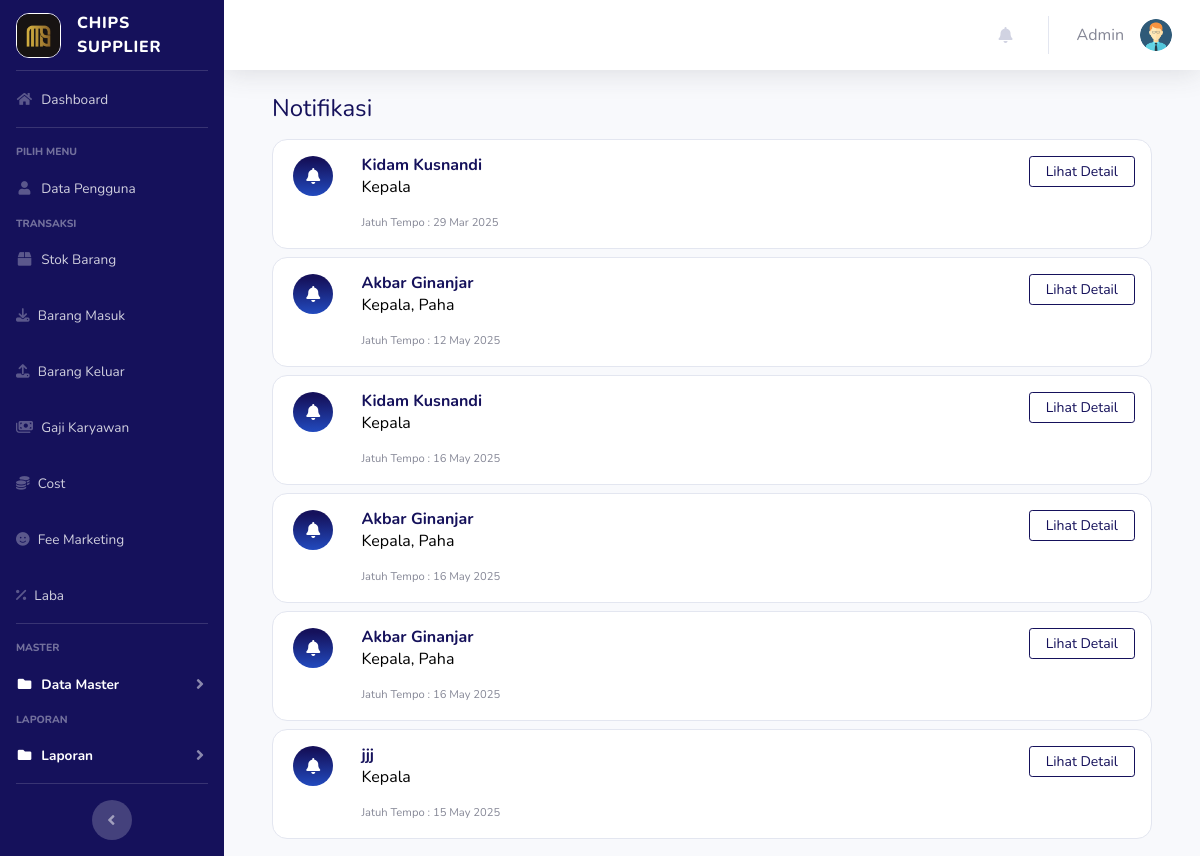
Before: /index.php?page=notifikasi (signed in) with the older database file.
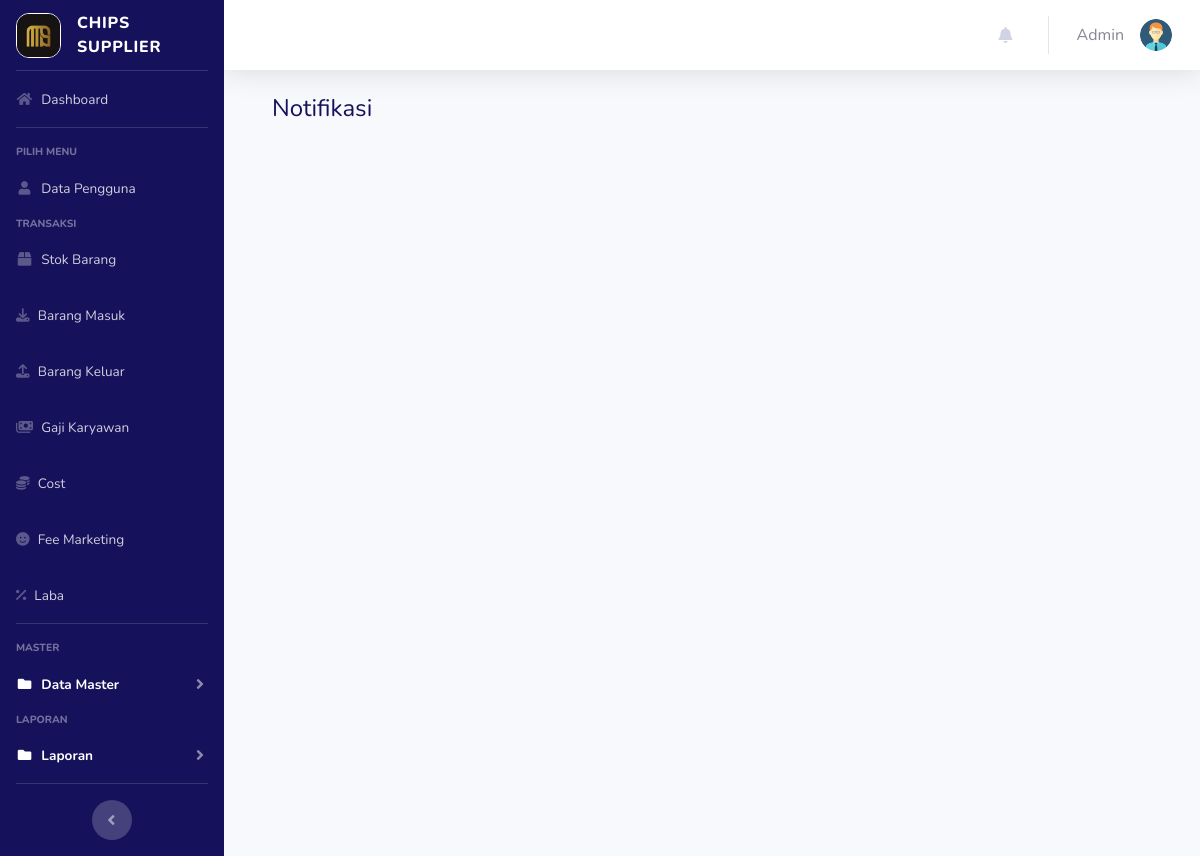
After: the same page with the newer database file.
### tables this page shows
CREATE TABLE `notifikasi` (
  `id` int NOT NULL AUTO_INCREMENT,
  `id_barang_keluar` int NOT NULL,
  `jatuh_tempo` date NOT NULL,
  `status` enum('pending','selesai') NOT NULL DEFAULT 'pending',
  PRIMARY KEY (`id`)
);

CREATE TABLE `barang_keluar` (
  `id` int NOT NULL AUTO_INCREMENT,
  `id_transaksi` varchar(100) NOT NULL,
  `tanggal` date NOT NULL,
  `total_harga_barang` bigint NOT NULL,
  `nama_konsumen` varchar(100) NOT NULL,
  `no_hp` varchar(15) NOT NULL,
  `alamat` text,
  `jatuh_tempo` date NOT NULL,
  `id_marketing` int DEFAULT NULL,
  `fee_marketing` bigint DEFAULT NULL,
  PRIMARY KEY (`id`)
);

### index.php (the view, shortened to what the changed rows need)
<?php
$koneksi = new mysqli("127.0.0.1", "root", "", "inventori");
?>
<!DOCTYPE html>
<html lang="en">
<head>
  <link rel="stylesheet" href="https://cdnjs.cloudflare.com/ajax/libs/font-awesome/6.7.2/css/all.min.css" />
  <link href="vendor/fontawesome-free/css/all.min.css" rel="stylesheet" type="text/css">
  <link href="css/sb-admin-2.min.css" rel="stylesheet">
  <link href="vendor/datatables/dataTables.bootstrap4.min.css" rel="stylesheet">
</head>
<body id="page-top">
  <div id="wrapper">
    <div id="content-wrapper" class="d-flex flex-column">
      <div id="content">
        <div class="container-fluid">
          <section class="content">
            <?php
            $page = $_GET['page'];
            $aksi = $_GET['aksi'];
            if ($page == "notifikasi") {
              if ($aksi == "") {
                include "page/notifikasi/notifikasi.php";
              }
            }
            ?>
          </section>
        </div>
      </div>
    </div>
  </div>
</body>
</html>

### page/notifikasi/notifikasi.php (shortened to what the changed rows need)
<div class="container mt-4">
    <?php
    $query = $koneksi->query("
    SELECT notifikasi.id, notifikasi.jatuh_tempo,
           GROUP_CONCAT(barang_keluar_items.nama_barang SEPARATOR ', ') AS nama_barang,
           barang_keluar.nama_konsumen
    FROM notifikasi
    INNER JOIN barang_keluar ON notifikasi.id_barang_keluar = barang_keluar.id
    INNER JOIN barang_keluar_items ON barang_keluar.id = barang_keluar_items.id_barang_keluar
    GROUP BY notifikasi.id
");
    while ($data = $query->fetch_assoc()) {
    ?>
        <div class="card mb-2" style="border-radius: 15px;">
            <div class="p-3">
                <div class="row">
                    <div class="col-sm-1">
                        <center>
                            <div class="icon-circle bg-gradient-primary">
                                <i class="fa-solid fa-bell text-white"></i>
                            </div>
                        </center>
                    </div>
                    <div class="col">
                        <div>
                            <h6 class="mb-0 text-primary"><b> <?= $data['nama_konsumen'] ?> </b></h6>
                            <div style="color: black;"><?= $data['nama_barang'] ?></div>
                            <div class="mb-0 mt-3 text-xs">Jatuh Tempo : <?= date("d M Y", strtotime($data['jatuh_tempo'])) ?></div>
                        </div>
                    </div>
                    <div class="col-sm">
                        <a class="btn btn-outline-primary float-right px-3 btn-sm" href="?page=notifikasi&aksi=detail&id=<?= $data['id'] ?>">Lihat Detail</a>
                    </div>
                </div>
            </div>
        </div>
    <?php } ?>
</div>

Changed rows visible on the page:
removed notifikasi: id_barang_keluar.nama_konsumen "Kidam Kusnandi", nama_barang "Kepala", jatuh_tempo "29 Mar 2025"
removed notifikasi: id_barang_keluar.nama_konsumen "Akbar Ginanjar", nama_barang "Kepala, Paha", jatuh_tempo "12 May 2025"
removed notifikasi: id_barang_keluar.nama_konsumen "Kidam Kusnandi", nama_barang "Kepala", jatuh_tempo "16 May 2025"
removed notifikasi: id_barang_keluar.nama_konsumen "Akbar Ginanjar", nama_barang "Kepala, Paha", jatuh_tempo "16 May 2025"
removed notifikasi: id_barang_keluar.nama_konsumen "Akbar Ginanjar", nama_barang "Kepala, Paha", jatuh_tempo "16 May 2025"
removed notifikasi: id_barang_keluar.nama_konsumen "jjj", nama_barang "Kepala", jatuh_tempo "15 May 2025"
